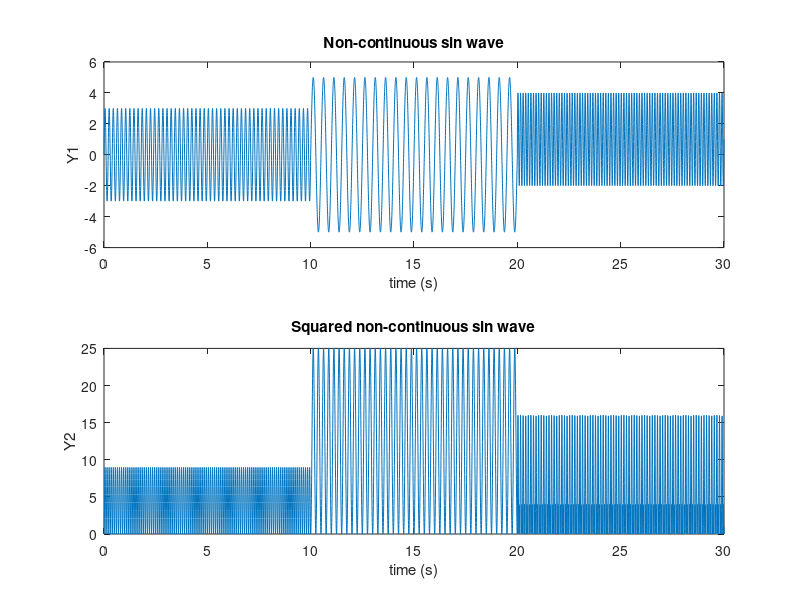
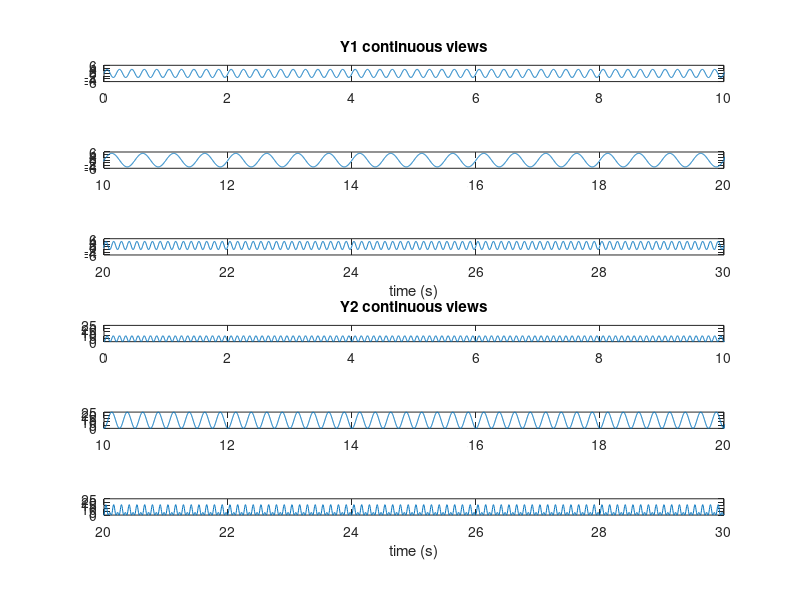
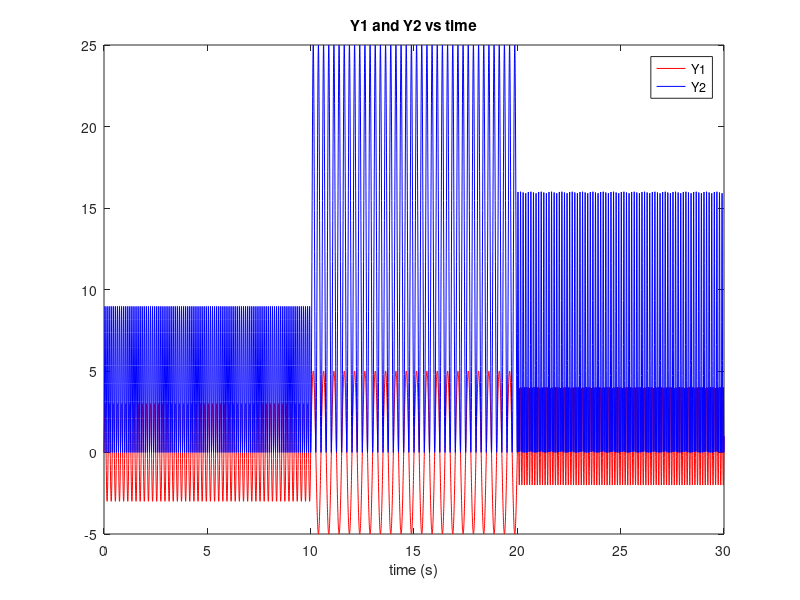
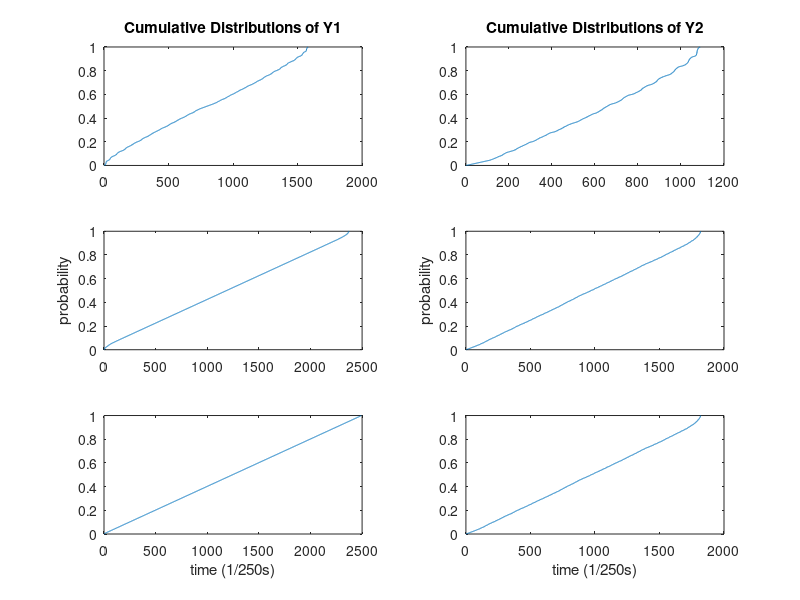

Recreate these plots in MATLAB, in order.
%%Homework_1  
% ESC 597B Spring 2016
%
% Getting Comfortable with Matlab
%
% NAME: Nathan Davis
% Date: 1/14/2016

clc, clear all, close all;
%% Create data
%  Create Four arrays of evenly spaced data (measurements in
%  time) - measured at 250 samples per second, 30 seconds of data
%  call them T, Y1, Y2, Trig 
%  where T is time 
T = 0:1/250:30;
%  Y1 = 3*sin(2*PI*5*T)   0<t<10 s
%  Y1 = 5*sin(2*PI*2*T)  10<t<20 s
%  Y1 = 1+3*sin(2*PI*8*T)  20<t<30 s
y1Generator = @(t)((3*sin(2*pi*5*t)).*(0<t & t<=10)...
    + (5*sin(2*pi*2*t)).*(10<t & t<=20) ...
    + (1+3*sin(2*pi*8*t)).*(20<t & t<=30));
Y1 = y1Generator(T);
%
%  Y2 is the square (on a point by point basis) of Y1
Y2 = Y1.^2;

%  Trig = 1   0<t<10 s
%  Trig = 2  10<t<20 s
%  Trig = 3   20<t<30 s
trigGenerator = @(t)(1.*(0<t & t<=10) ...
    + 2.*(10<t & t <=20) ...
    + 3.*(20<t & t <=30));
Trig = trigGenerator(T);
%
%  Now Plot the data full time series.  Put Y1 and Y2 in separate panels,
%  with Y2 below Y1 on the same figure page
%  (hint - use subplot, ylabel, title)
figure
subplot(2, 1,1);
plot(T, Y1);
ylabel('Y1');
xlabel('time (s)');
title('Non-continuous sin wave');

subplot(2,1,2);
plot(T, Y2);
ylabel('Y2');
xlabel('time (s)');
title('Squared non-continuous sin wave');
%% Now make expanded views of the data in time

%plots continuous views of Y1 at the top of the figure
FigHandle = figure;
set(FigHandle, 'Position', [100, 100, 1049, 895]);
subplot(6, 1, 1);
plot(T, Y1);
xlim([0 10]);
title('Y1 continuous views');

subplot(6, 1, 2);
plot(T, Y1);
xlim([10 20]);

subplot(6, 1, 3);
plot(T, Y1);
xlim([20 30]);
xlabel('time (s)');

%plots continuous views of Y2 at the bottom of the figure
subplot(6, 1, 4);
plot(T, Y2);
xlim([0 10]);
title('Y2 continuous views');

subplot(6, 1, 5);
plot(T, Y2);
xlim([10 20]);

subplot(6, 1, 6);
plot(T, Y2);
xlim([20 30]);
xlabel('time (s)');


%%  Now plot the Y2 vs Y1 for all time on the same graph, but make each time
%   period a different color line.  Make sure to include a legend.
figure
plot(T, Y1, 'r', T, Y2, 'b');
legend('Y1', 'Y2');
title('Y1 and Y2 vs time');
xlabel('time (s)');
%% Now compute statistics
%  calculate the cumulative probability distribution (cdf) of Y1 and Y2 
%  for cases where Trig = 1; Trig = 2; Trig = 3
%  Hint: you could use a command such as find(Trig==1)

%finds the domains for computing the cdf
firstContinuityIndex = find(Trig == 1);
secondContinuityIndex = find(Trig == 2);
thirdContinuityIndex = find(Trig == 3);

%calculates the cdf of each continuity for Y1
[firstY1Cdf, firstY1CdfStats] = ecdf(Y1(firstContinuityIndex));
[secondY1Cdf, secondY1CdfStats] = ecdf(Y1(secondContinuityIndex));
[thirdY1Cdf, thirdY1CdfStats] = ecdf(Y1(thirdContinuityIndex));
%calculates the cdf of each continuity for Y2
[firstY2Cdf, firstY2CdfStats] = ecdf(Y2(firstContinuityIndex));
[secondY2Cdf, secondY2CdfStats] = ecdf(Y2(secondContinuityIndex));
[thirdY2Cdf, thirdY2CdfStats] = ecdf(Y2(thirdContinuityIndex));

%plots the results of the Y1 cdf
figure
subplot(3, 2, 1);
plot(firstY1Cdf);
title('Cumulative Distributions of Y1');

subplot(3, 2, 3);
plot(secondY1Cdf);
ylabel('probability')

subplot(3, 2, 5);
plot(thirdY1Cdf);
xlabel('time (1/250s)')

%plots the Y2 cdf
subplot(3, 2, 2);
plot(firstY2Cdf);
title('Cumulative Distributions of Y2');

subplot(3, 2, 4);
plot(secondY2Cdf);
ylabel('probability')

subplot(3, 2, 6);
plot(secondY2Cdf);
xlabel('time (1/250s)')


